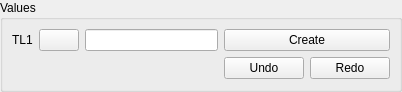
<?xml version="1.0" encoding="UTF-8"?>
<ui version="4.0">
 <class>EntityGUI_1Sel_QTD</class>
 <widget class="QWidget" name="EntityGUI_1Sel_QTD">
  <property name="geometry">
   <rect>
    <x>0</x>
    <y>0</y>
    <width>402</width>
    <height>92</height>
   </rect>
  </property>
  <property name="windowTitle">
   <string>EntityGUI_1Sel_QTD</string>
  </property>
  <layout class="QGridLayout">
   <property name="margin">
    <number>0</number>
   </property>
   <property name="spacing">
    <number>0</number>
   </property>
   <item row="0" column="0">
    <widget class="QGroupBox" name="GroupBox1">
     <property name="title">
      <string>Values</string>
     </property>
     <layout class="QGridLayout" rowstretch="0,0" columnstretch="0,0,1,0">
      <property name="margin">
       <number>9</number>
      </property>
      <property name="spacing">
       <number>6</number>
      </property>
      <item row="1" column="3">
       <layout class="QHBoxLayout">
        <property name="spacing">
         <number>6</number>
        </property>
        <property name="margin">
         <number>0</number>
        </property>
        <item>
         <widget class="QPushButton" name="buttonUndo">
          <property name="text">
           <string>Undo</string>
          </property>
         </widget>
        </item>
        <item>
         <widget class="QPushButton" name="buttonRedo">
          <property name="text">
           <string>Redo</string>
          </property>
         </widget>
        </item>
       </layout>
      </item>
      <item row="0" column="2">
       <widget class="QLineEdit" name="LineEdit1">
        <property name="sizePolicy">
         <sizepolicy hsizetype="MinimumExpanding" vsizetype="Fixed">
          <horstretch>0</horstretch>
          <verstretch>0</verstretch>
         </sizepolicy>
        </property>
       </widget>
      </item>
      <item row="0" column="0">
       <widget class="QLabel" name="TextLabel1">
        <property name="sizePolicy">
         <sizepolicy hsizetype="Fixed" vsizetype="Fixed">
          <horstretch>0</horstretch>
          <verstretch>0</verstretch>
         </sizepolicy>
        </property>
        <property name="text">
         <string>TL1</string>
        </property>
        <property name="wordWrap">
         <bool>false</bool>
        </property>
       </widget>
      </item>
      <item row="0" column="1">
       <widget class="QPushButton" name="PushButton1">
        <property name="sizePolicy">
         <sizepolicy hsizetype="Fixed" vsizetype="Fixed">
          <horstretch>0</horstretch>
          <verstretch>0</verstretch>
         </sizepolicy>
        </property>
        <property name="text">
         <string/>
        </property>
       </widget>
      </item>
      <item row="0" column="3">
       <widget class="QPushButton" name="buttonApply">
        <property name="text">
         <string>Create</string>
        </property>
       </widget>
      </item>
     </layout>
    </widget>
   </item>
  </layout>
 </widget>
 <layoutdefault spacing="6" margin="11"/>
 <pixmapfunction>qPixmapFromMimeSource</pixmapfunction>
 <tabstops>
  <tabstop>PushButton1</tabstop>
  <tabstop>LineEdit1</tabstop>
  <tabstop>buttonApply</tabstop>
  <tabstop>buttonUndo</tabstop>
  <tabstop>buttonRedo</tabstop>
 </tabstops>
 <resources/>
 <connections/>
</ui>
